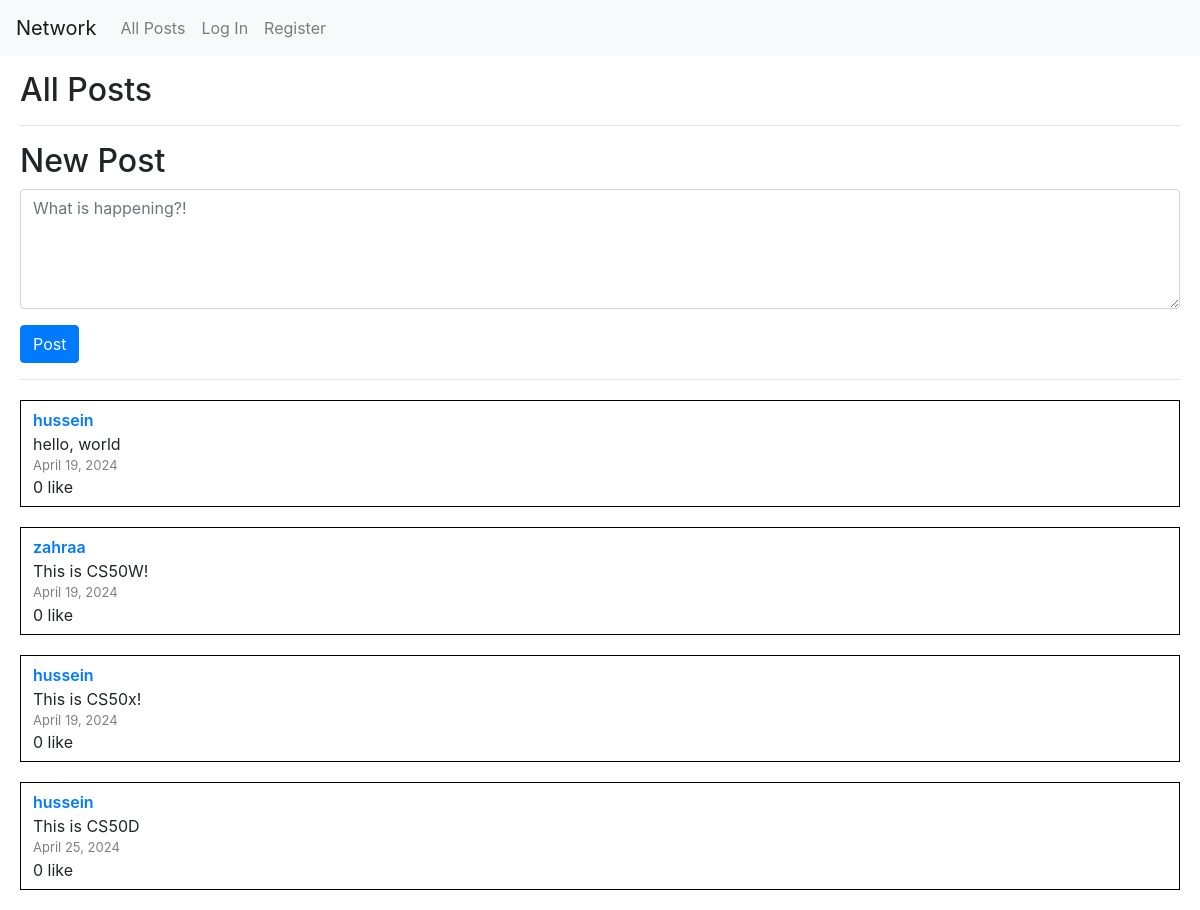
The page / on the database its author committed.
### network/models.py (models this page shows, shortened)
class Post(models.Model):
    poster = models.ForeignKey(User, related_name="posts", on_delete=models.CASCADE, null=False, blank=False)
    content = models.TextField(null=False, blank=False)
    date = models.DateField(auto_now_add=True, editable=False)
    likes = models.IntegerField(default=0, null=False, blank=False, validators=[MinValueValidator(0)])

class User(AbstractUser):
    following = models.ManyToManyField('self', related_name='followers', symmetrical=False, null=True, blank=True)
    def __str__(self):
        return self.username

### network/views.py (the view)
# urls.py: path("", views.index, name="index"),
def index(request):
    return render(request, "network/index.html", {
        "all_posts": Post.objects.all()
    })

### network/templates/network/index.html (shortened to what this page needs)
{% extends "network/layout.html" %}
{% block body %}
    <h2>All Posts</h2>
    <hr>
    <div id="new_post">
        <h2>New Post</h2>
        <form action="{% url 'new_post' %}" method="post">
            <div class="form-group input-group">
                <textarea required name="content" id="content" class="form-control custom-textarea" placeholder="What is happening?!"></textarea>
            </div>
            <div class="form-group">
                <button class="btn btn-primary" type="submit">Post</button>
            </div>
        </form>
        <hr>
    </div>
    <div id="all_posts">
        {% for post in all_posts %}
            <div class="post">
                <div class="poster">
                    <a href="{% url 'profile' post.poster %}">{{ post.poster }}</a>
                </div>
                <div class="content">{{ post.content }}</div>
                <div class="date">{{ post.date }}</div>
                <div class="likes">{{ post.likes }} like</div>
            </div>
        {% empty %}
            <div class="post">
                no posts
            </div>
        {% endfor %}
    </div>
{% endblock %}

### network/static/network/styles.css (style rules this page uses)
#content { height: 120px; }
.post { border: 1px solid black; margin: 20px 0; padding: 7px 12px; }
.poster { font-weight: 600; }
.date { font-size: 13px; color: gray; }
.btn { margin-right: 20px; }

### rows shown on the page
Post: poster "hussein", content "hello, world", date "April 19, 2024", likes "0"
Post: poster "zahraa", content "This is CS50W!", date "April 19, 2024", likes "0"
Post: poster "hussein", content "This is CS50x!", date "April 19, 2024", likes "0"
Post: poster "hussein", content "This is CS50D", date "April 25, 2024", likes "0"
